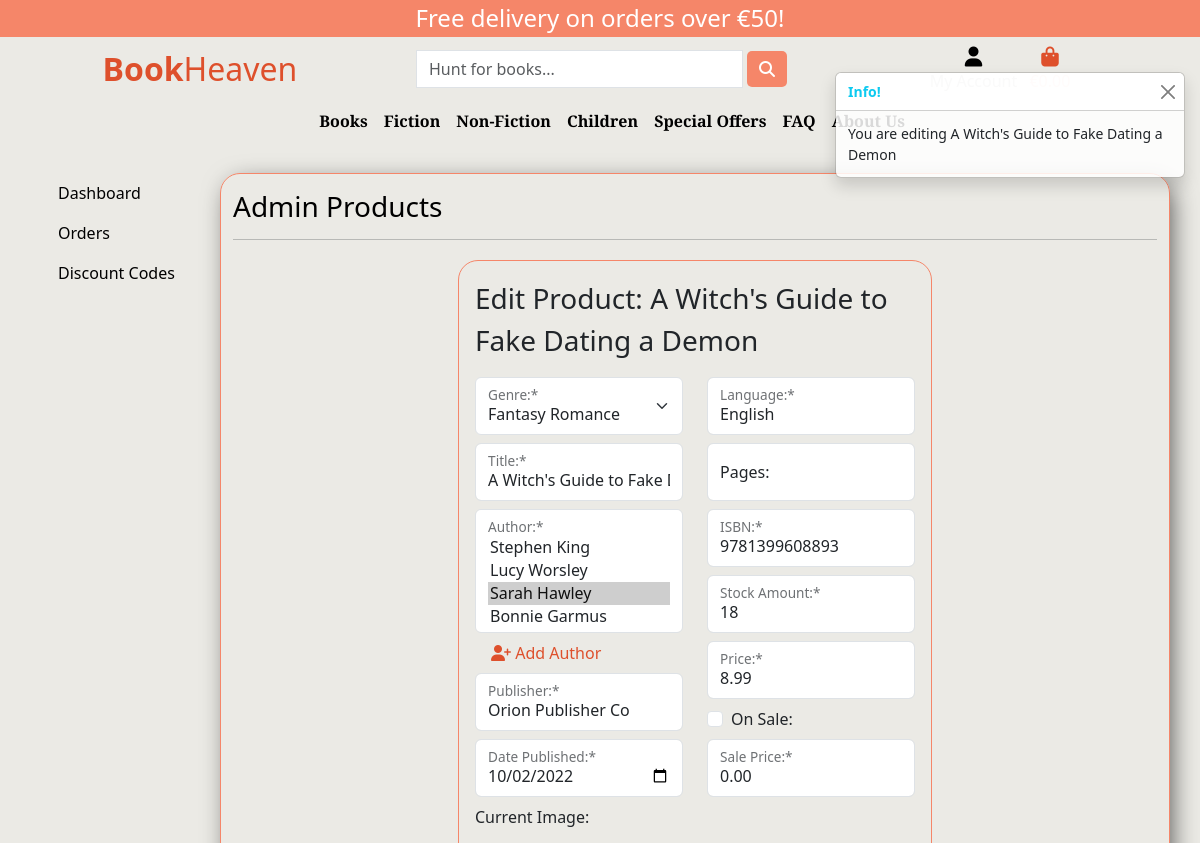
The app's page /admin_panel/edit_product/d2d43307-a5f1-49c9-af3c-e602bc9eae23/ (signed in, upper part), older data.
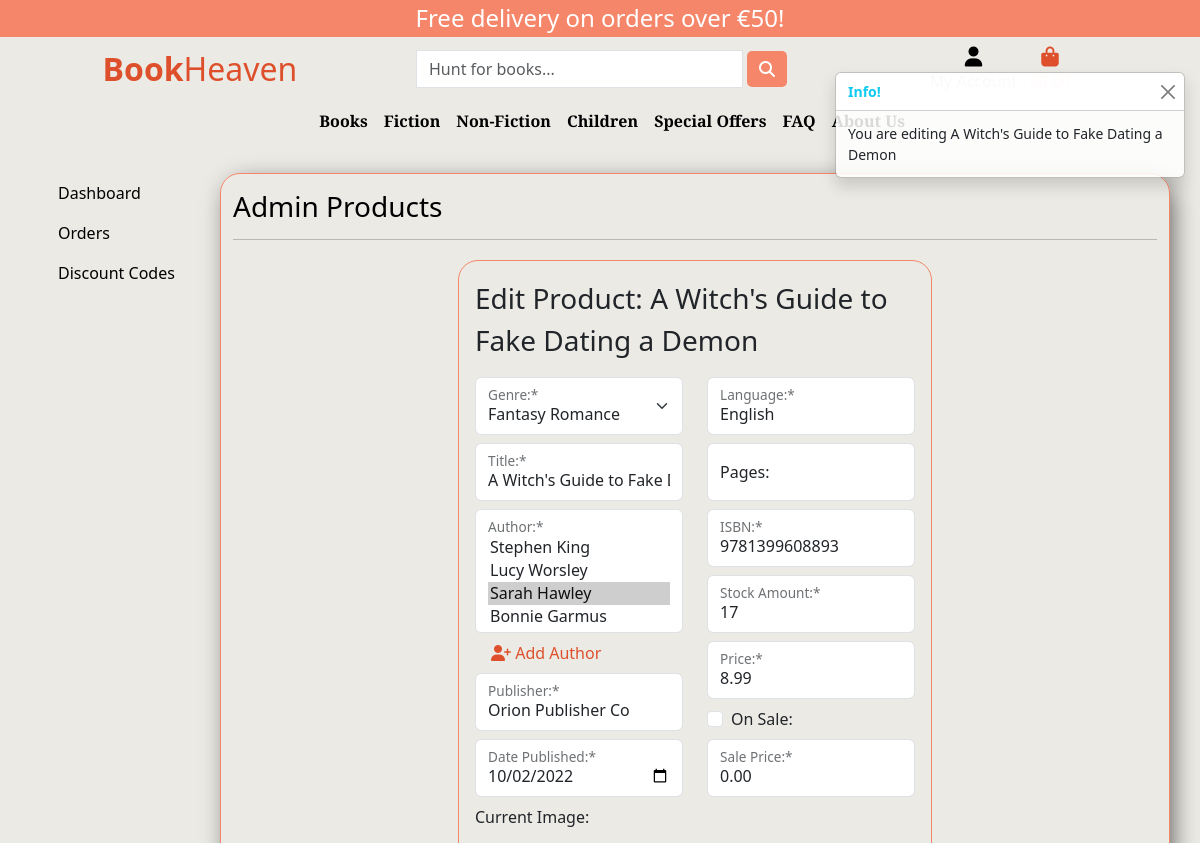
The same page, newer data.
### products/models.py (models this page shows, shortened)
class Book(models.Model):
    genre = models.ForeignKey(Genre, on_delete=models.SET_NULL, null=True)
    title = models.CharField(max_length=255)
    author = models.ManyToManyField(Author, related_name='books')
    description = models.TextField()
    image = models.ImageField(
        null=True, blank=True, upload_to='books/', default='books/product-not-found.png')
    publisher = models.CharField(max_length=200)
    date_published = models.DateField()
    language = models.CharField(max_length=200)
    pages = models.IntegerField(null=True, blank=True)
    isbn = models.CharField(max_length=13)
    stock_amount = models.IntegerField(
        default=1, validators=[MinValueValidator(0), MaxValueValidator(1000)])
    in_stock = models.BooleanField(default=True)
    on_sale = models.BooleanField(default=False)
    price = models.DecimalField(max_digits=6, decimal_places=2)
    discount = models.IntegerField(null=True, blank=True)
    sale_price = models.DecimalField(
        max_digits=6, decimal_places=2, null=True, blank=True)
    created = models.DateTimeField(auto_now_add=True)
    id = models.UUIDField(default=uuid.uuid4, unique=True,
                          primary_key=True, editable=False)

### admin_panel/views.py (the view)
# urls.py: path('edit_product/<str:pk>/', views.admin_edit_product,
def admin_edit_product(request, pk):
    if not request.user.is_superuser:
        messages.error(request, 'You need admin rights to access this page.')
        return redirect('home')
    product = get_object_or_404(Book, pk=pk)
    if request.method == 'POST':
        form = ProductForm(request.POST, request.FILES, instance=product)
        if form.is_valid():
            form.save()
            messages.success(request, 'Product updated successfully.')
            return redirect('admin-panel')
        else:
            messages.error(request, 'Invalid form! Please try again.')
    else:
        form = ProductForm(instance=product)
        messages.info(request, f'You are editing {product.title}')
    context = {
        'edit': True,
        'form': form,
        'product': product,
    }
    return render(request, 'admin_panel/product_form.html', context)

### products/forms.py
class ProductForm(forms.ModelForm):
    class Meta:
        model = Book
        exclude = ('discount', 'in_stock',)
    image = forms.ImageField(
        label='Image', required=False, widget=CustomClearableFileInput)

### products/models.py (called while the page is built)
    def __str__(self):
        return str(self.friendly_name)

    def __str__(self):
        return str(self.name)

### admin_panel/templates/admin_panel/product_form.html (shortened to what the changed rows need)
{% extends 'admin_panel/admin_base.html' %}
{% load widget_tweaks %}
{% block admin_content %}
<div class="row d-flex justify-content-around">
    <div class="col-12 col-md-8 col-lg-6 p-3 my-1 form-border">
        {% if edit %}
        <p class="fs-3">Edit Product: {{ product.title }}</p>
        {% else %}
        <p class="fs-3">Create Product:</p>
        {% endif %}
        <form method="POST" enctype="multipart/form-data">
            <div class="row">
                <div class="col-12 col-md-6">
                    <div class="form-floating mb-2">
                        {% render_field form.genre|add_required_class:"is-required" class="form-select" %}
                        <label for="{{ form.genre.id_for_label }}" class="form-label">Genre:*</label>
                    </div>
                    <div class="form-floating mb-2">
                        {% render_field form.title|add_required_class:"is-required" class="form-control" placeholder=form.title.label %}
                        <label for="{{ form.title.id_for_label }}" class="form-label">Title:*</label>
                    </div>
                    <div class="form-floating mb-2">
                        {% render_field form.publisher|add_required_class:"is-required" class="form-control" placeholder=form.publisher.label %}
                        <label for="{{ form.publisher.id_for_label }}" class="form-label">Publisher:*</label>
                    </div>
                    <div class="form-floating mb-2">
                        {% render_field form.date_published|add_required_class:"is-required" class="form-control" type='date' %}
                        <label for="{{ form.date_published.id_for_label }}" class="form-label">Date Published:*</label>
                    </div>
                </div>
                <div class="col-12 col-md-6">
                    <div class="form-floating mb-2">
                        {% render_field form.language|add_required_class:"is-required" class="form-control" placeholder=form.language.label %}
                        <label for="{{ form.language.id_for_label }}" class="form-label">Language:*</label>
                    </div>
                    <div class="form-floating mb-2">
                        {% render_field form.pages class="form-control" placeholder=form.pages.label %}
                        <label for="{{ form.pages.id_for_label }}" class="form-label">Pages:</label>
                    </div>
                    <div class="form-floating mb-2">
                        {% render_field form.isbn|add_required_class:"is-required" class="form-control" placeholder=form.isbn.label %}
                        <label for="{{ form.isbn.id_for_label }}" class="form-label">ISBN:*</label>
                    </div>
                    <div class="form-floating mb-2">
                        {% render_field form.stock_amount|add_required_class:"is-required" class="form-control" placeholder=form.stock_amount.label %}
                        <label for="{{ form.stock_amount.id_for_label }}" class="form-label">Stock Amount:*</label>
                    </div>
                    <div class="form-floating mb-2">
                        {% render_field form.price|add_required_class:"is-required" class="form-control" placeholder=form.price.label %}
                        <label for="{{ form.price.id_for_label }}" class="form-label">Price:*</label>
                    </div>
                    <div class="form-check mb-2">
                        {% render_field form.on_sale class="form-check-input"%}
                        <label class="form-check-label" for="{{ form.on_sale.id_for_label }}">
                            On Sale:
                        </label>
                    </div>
                    <div class="form-floating mb-2">
                        {% render_field form.sale_price|add_required_class:"is-required" class="form-control" placeholder=form.sale_price.label %}
                        <label for="{{ form.sale_price.id_for_label }}" class="form-label">Sale Price:*</label>
                    </div>
                </div>
            </div>
        </form>
    </div>
</div>
{% endblock admin_content %}

Row changes from the older to the newer data that the page shows:
changed Book "A Witch's Guide to Fake Dating a Demon": stock_amount "18" → "17"
